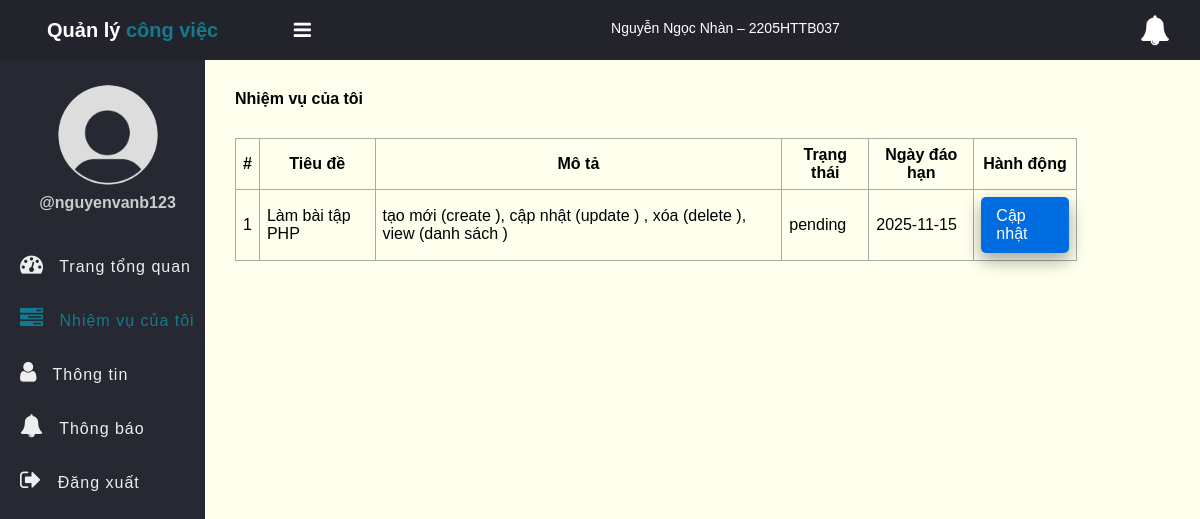
/my_task.php (signed in), run on the app's committed database.
### tables this page shows
CREATE TABLE `tasks` (
  `id` int(11) NOT NULL,
  `title` varchar(100) NOT NULL,
  `description` text DEFAULT NULL,
  `assigned_to` int(11) DEFAULT NULL,
  `due_date` date DEFAULT NULL,
  `status` enum('pending','in_progress','completed') DEFAULT 'pending',
  `created_at` timestamp NOT NULL DEFAULT current_timestamp()
);

### app/Model/Task.php (called while the page is built, shortened)
<?php
function get_all_tasks_by_id($conn, $id)
{
	$sql = "SELECT * FROM tasks WHERE assigned_to=?";
	$stmt = $conn->prepare($sql);
	$stmt->execute([$id]);
	if ($stmt->rowCount() > 0) {
		$tasks = $stmt->fetchAll();
	} else $tasks = 0;
	return $tasks;
}

### my_task.php (the view, shortened to what this page needs)
<?php
if (isset($_SESSION['role']) && isset($_SESSION['id'])) {
	include "DB_connection.php";
	include "app/Model/Task.php";
	include "app/Model/User.php";
	$tasks = get_all_tasks_by_id($conn, $_SESSION['id']);
?>
	<!DOCTYPE html>
	<html>
	<head>
		<link rel="stylesheet" href="https://stackpath.bootstrapcdn.com/font-awesome/4.7.0/css/font-awesome.min.css">
		<link rel="stylesheet" href="css/style.css">
	</head>
	<body>
		<?php include "inc/header.php" ?>
		<div class="body">
			<?php include "inc/nav.php" ?>
			<section class="section-1">
				<h4 class="title">Nhiệm vụ của tôi</h4>
				<?php if ($tasks != 0) { ?>
					<table class="main-table">
						<tr>
							<th>#</th>
							<th>Tiêu đề</th>
							<th>Mô tả</th>
							<th>Trạng thái</th>
							<th>Ngày đáo hạn</th>
							<th>Hành động</th>
						</tr>
						<?php $i = 0;
						foreach ($tasks as $task) { ?>
							<tr>
								<td><?= ++$i ?></td>
								<td><?= $task['title'] ?></td>
								<td><?= $task['description'] ?></td>
								<td><?= $task['status'] ?></td>
								<td><?= $task['due_date'] ?></td>
								<td>
									<a href="edit-task-employee.php?id=<?= $task['id'] ?>" class="edit-btn">Cập nhật</a>
								</td>
							</tr>
						<?php	} ?>
					</table>
				<?php } else { ?>
					<h3>Empty</h3>
				<?php  } ?>
			</section>
		</div>
	</body>
	</html>
<?php } else {
	$em = "First login";
	header("Location: login.php?error=$em");
	exit();
}
?>

### css/style.css (style rules this page uses)
* { padding: 0; margin: 0; box-sizing: border-box; font-family: arial, sans-serif; }
.body { display: flex; }
.section-1 { padding: 30px; }
.section-1 .title { margin-bottom: 10px; }
.section-1 { width: 100%; background: #ffe; }
.main-table, .main-table tr, .main-table th, .main-table td { border: 1px solid #aaa; border-collapse: collapse; padding: 7px; }
.main-table { width: 90%; margin-top: 30px; }
.edit-btn { text-decoration: none; display: inline-block; padding-left: 10px; border: none; background: #006CE0; padding: 10px 15px; color: #fff; font-size: 16px; border-radius: 5px; cursor: pointer; outline: none; transition: background 1s; box-shadow: 0 8px 16px 0 rgba(0,0,0,0.2), 0 6px 20px 0 rgba(0,0,0,0.19); }

### data on the page
tasks: title "Làm bài tập PHP", description "tạo mới (create ), cập nhật (update ) , xóa (delete ), view (danh sách )", status "pending", due_date "2025-11-15"

### other printed values
$_SESSION['username'] "nguyenvanb123"
